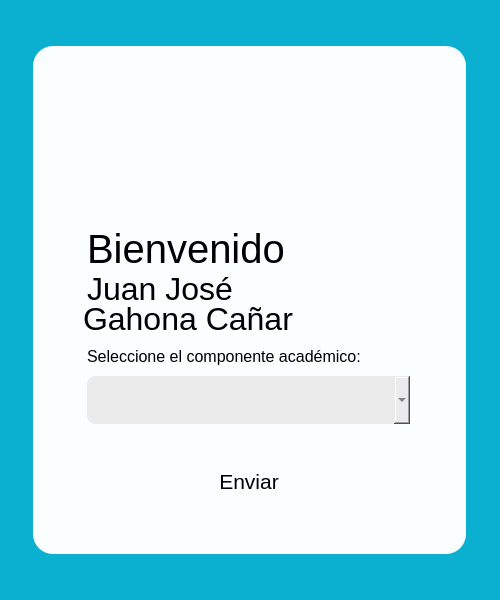
<?xml version="1.0" encoding="UTF-8"?>
<ui version="4.0">
 <author>Juan Gahona</author>
 <class>MainWindow</class>
 <widget class="QMainWindow" name="MainWindow">
  <property name="geometry">
   <rect>
    <x>0</x>
    <y>0</y>
    <width>500</width>
    <height>600</height>
   </rect>
  </property>
  <property name="windowTitle">
   <string>MainWindow</string>
  </property>
  <property name="windowIcon">
   <iconset resource="resources.qrc">
    <normaloff>:/imgs/img/StudentOwlPet-Dark.ico</normaloff>:/imgs/img/StudentOwlPet-Dark.ico</iconset>
  </property>
  <property name="styleSheet">
   <string notr="true">QWidget#centralwidget {
	background-color: rgb(11, 175, 208);
},


QLabel* {
	background-color: rgba(255, 255, 255, 0);
	color: blue;
}</string>
  </property>
  <property name="iconSize">
   <size>
    <width>25</width>
    <height>25</height>
   </size>
  </property>
  <property name="toolButtonStyle">
   <enum>Qt::ToolButtonIconOnly</enum>
  </property>
  <widget class="QWidget" name="centralwidget">
   <widget class="QFrame" name="mainPnl">
    <property name="geometry">
     <rect>
      <x>33</x>
      <y>46</y>
      <width>433</width>
      <height>508</height>
     </rect>
    </property>
    <property name="styleSheet">
     <string notr="true">background-color: rgb(250, 254, 255);
border-radius: 20;
</string>
    </property>
    <property name="frameShape">
     <enum>QFrame::StyledPanel</enum>
    </property>
    <property name="frameShadow">
     <enum>QFrame::Raised</enum>
    </property>
    <property name="lineWidth">
     <number>3</number>
    </property>
    <property name="midLineWidth">
     <number>3</number>
    </property>
    <widget class="QPushButton" name="btnInit">
     <property name="geometry">
      <rect>
       <x>116</x>
       <y>410</y>
       <width>200</width>
       <height>50</height>
      </rect>
     </property>
     <property name="maximumSize">
      <size>
       <width>200</width>
       <height>50</height>
      </size>
     </property>
     <property name="font">
      <font>
       <pointsize>16</pointsize>
       <kerning>true</kerning>
      </font>
     </property>
     <property name="styleSheet">
      <string notr="true">background-color: rgb(102, 105, 197);
border-radius: 8;
color: rgb(255, 255, 255);

hover {
	background-color: rgb(89, 100, 255);
}</string>
     </property>
     <property name="text">
      <string>Enviar</string>
     </property>
    </widget>
    <widget class="QComboBox" name="cbxComponent">
     <property name="geometry">
      <rect>
       <x>54</x>
       <y>330</y>
       <width>323</width>
       <height>48</height>
      </rect>
     </property>
     <property name="font">
      <font>
       <pointsize>12</pointsize>
      </font>
     </property>
     <property name="styleSheet">
      <string notr="true">background-color: rgb(235, 235, 235);
color: rgb(68, 68, 68);
border-radius: 8;</string>
     </property>
     <property name="frame">
      <bool>true</bool>
     </property>
    </widget>
    <widget class="QLabel" name="lblCmbComponent">
     <property name="geometry">
      <rect>
       <x>54</x>
       <y>300</y>
       <width>325</width>
       <height>21</height>
      </rect>
     </property>
     <property name="font">
      <font>
       <family>Segoe UI</family>
       <pointsize>12</pointsize>
      </font>
     </property>
     <property name="text">
      <string>Seleccione el componente académico:</string>
     </property>
    </widget>
    <widget class="QLabel" name="lblWelcome">
     <property name="geometry">
      <rect>
       <x>54</x>
       <y>180</y>
       <width>325</width>
       <height>45</height>
      </rect>
     </property>
     <property name="font">
      <font>
       <family>Segoe UI</family>
       <pointsize>30</pointsize>
      </font>
     </property>
     <property name="styleSheet">
      <string notr="true">background-color: rgba(255, 255, 255, 0);</string>
     </property>
     <property name="text">
      <string>Bienvenido</string>
     </property>
    </widget>
    <widget class="QLabel" name="lblStudentName">
     <property name="geometry">
      <rect>
       <x>54</x>
       <y>220</y>
       <width>325</width>
       <height>45</height>
      </rect>
     </property>
     <property name="font">
      <font>
       <family>Segoe UI</family>
       <pointsize>24</pointsize>
      </font>
     </property>
     <property name="styleSheet">
      <string notr="true">background-color: rgba(255, 255, 255, 0);</string>
     </property>
     <property name="text">
      <string>Juan José</string>
     </property>
    </widget>
    <widget class="QLabel" name="lblLogo">
     <property name="geometry">
      <rect>
       <x>54</x>
       <y>48</y>
       <width>325</width>
       <height>111</height>
      </rect>
     </property>
     <property name="styleSheet">
      <string notr="true">image: url(:/imgs/img/StudentOwlLogoRight.png);</string>
     </property>
     <property name="text">
      <string/>
     </property>
    </widget>
    <widget class="QLabel" name="lblStudentLastname">
     <property name="geometry">
      <rect>
       <x>50</x>
       <y>250</y>
       <width>325</width>
       <height>45</height>
      </rect>
     </property>
     <property name="font">
      <font>
       <family>Segoe UI</family>
       <pointsize>24</pointsize>
      </font>
     </property>
     <property name="styleSheet">
      <string notr="true">background-color: rgba(255, 255, 255, 0);</string>
     </property>
     <property name="text">
      <string>Gahona Cañar</string>
     </property>
    </widget>
    <zorder>lblLogo</zorder>
    <zorder>btnInit</zorder>
    <zorder>cbxComponent</zorder>
    <zorder>lblCmbComponent</zorder>
    <zorder>lblWelcome</zorder>
    <zorder>lblStudentName</zorder>
    <zorder>lblStudentLastname</zorder>
   </widget>
  </widget>
 </widget>
 <resources>
  <include location="resources.qrc"/>
 </resources>
 <connections/>
</ui>
